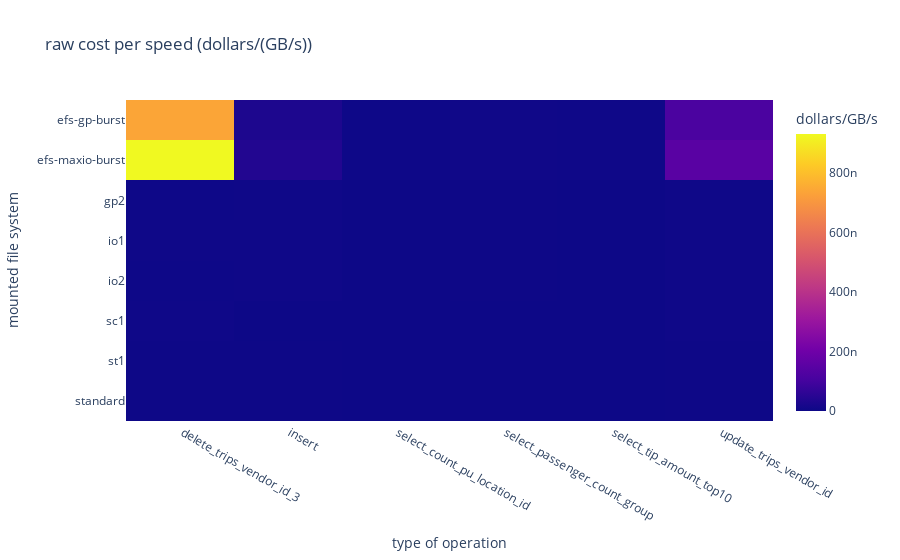

Notebook code for this chart:
### Code cell
fig = plx.imshow(plot_data, aspect=('auto'), title='raw cost per speed (dollars/(GB/s))', labels={'x':'type of operation', 'y':'mounted file system', 'color':'dollars/GB/ms'})
fig.write_html('./storage_speed_normalised_by_cost.html')
fig.show()

### Figure 1 — Plotly figure (JSON) as saved in the notebook; plotly's stock layout.template omitted (floating-point values rounded to 4 significant figures)
{"data": [{"coloraxis": "coloraxis", "hovertemplate": "type of operation: %{x}<br>mounted file system: %{y}<br>dollars/GB/s: %{z}<extra></extra>", "type": "heatmap", "x": [" delete_trips_vendor_id_3", " insert", " select_count_pu_location_id", " select_passenger_count_group", " select_tip_amount_top10", " update_trips_vendor_id"], "y": ["efs-gp-burst", "efs-maxio-burst", "gp2", "io1", "io2", "sc1", "st1", "standard"], "z": [[7.386e-07, 2.947e-08, 2.723e-09, 5.005e-09, 2.97e-09, 1.146e-07], [9.302e-07, 3.884e-08, 2.765e-09, 4.931e-09, 2.97e-09, 1.484e-07], [2.454e-09, 3.308e-09, 2.345e-10, 1.569e-09, 2.304e-10, 3.041e-09], [3.889e-09, 4.132e-09, 2.931e-10, 1.973e-09, 2.893e-10, 4.053e-09], [2.397e-09, 3.812e-09, 2.878e-10, 1.881e-09, 2.853e-10, 3.059e-09], [3.18e-09, 9.284e-10, 5.769e-11, 3.747e-10, 5.699e-11, 3.037e-09], [1.883e-09, 1.484e-09, 1.035e-10, 6.834e-10, 1.024e-10, 1.805e-09], [1.124e-09, 1.559e-09, 1.159e-10, 7.761e-10, 1.154e-10, 1.387e-09]]}], "layout": {"coloraxis": {"colorbar": {"title": {"text": "dollars/GB/s"}}, "colorscale": [[0, "#0d0887"], [0.1111, "#46039f"], [0.2222, "#7201a8"], [0.3333, "#9c179e"], [0.4444, "#bd3786"], [0.5556, "#d8576b"], [0.6667, "#ed7953"], [0.7778, "#fb9f3a"], [0.8889, "#fdca26"], [1, "#f0f921"]]}, "title": {"text": "raw cost per speed (dollars/(GB/s))"}, "xaxis": {"title": {"text": "type of operation"}}, "yaxis": {"autorange": "reversed", "title": {"text": "mounted file system"}}}}
